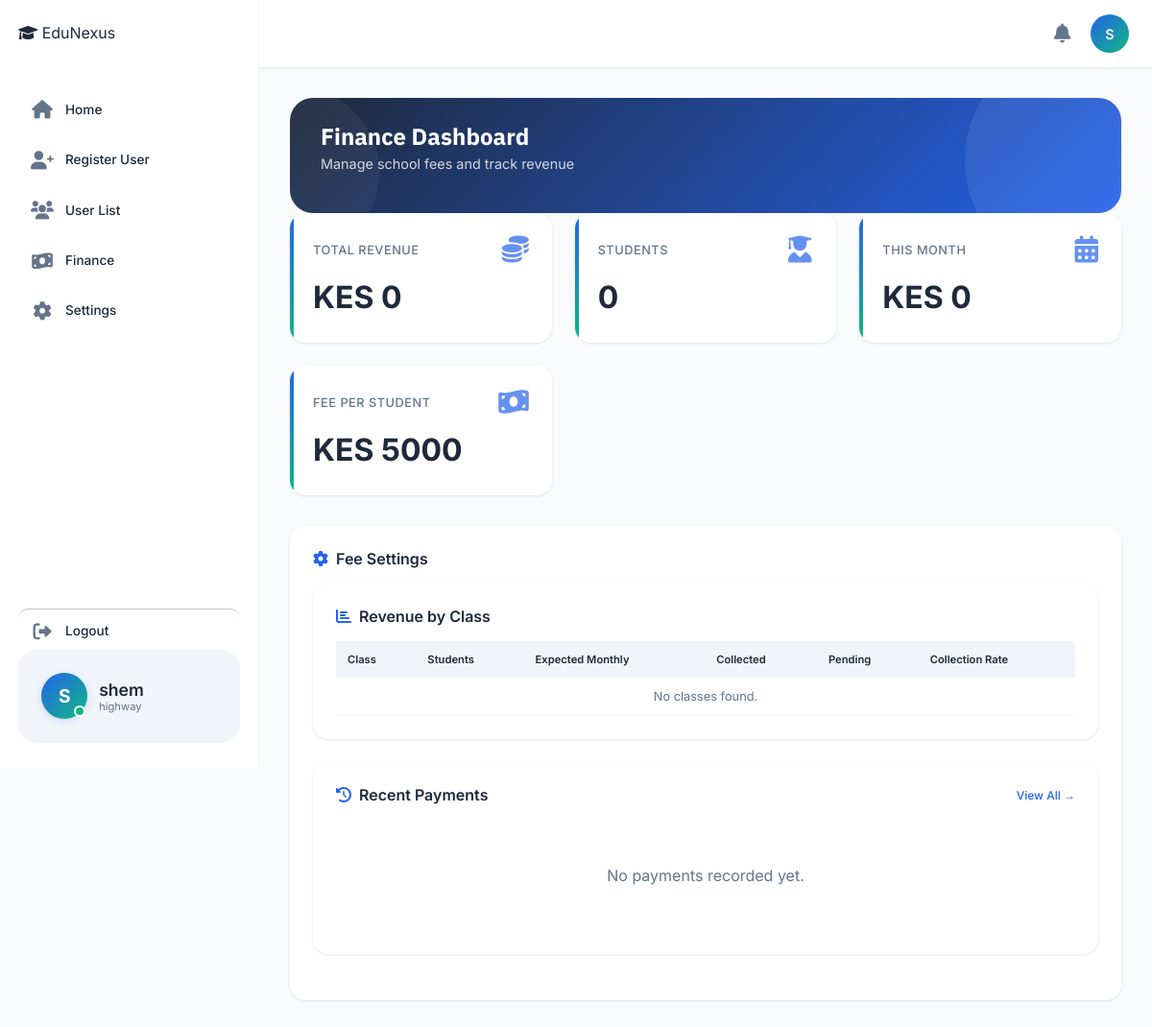
The app's page /finance-dashboard/ (signed in) with its own data.
### accounts/models.py (models this page shows, shortened)
class User(AbstractUser):
    ROLE_CHOICES = (
        ('SUPER_ADMIN', 'super_Admin'),
        ('ADMIN', 'admin'),
        ('HEAD_TEACHER', 'Head Teacher'),
        ('BURSAR','Bursar'),
        ('SECRETARY', 'Secretary'),
        ('TEACHER', 'teacher'),
        ('STUDENT', 'student'),
        ('PARENT', 'parent')
    )
    objects = UserManager()
    login_id = models.CharField(max_length=100, unique=True, null=True, blank=True)
    admin_id = models.CharField(max_length=20, blank=True, null=True)
    role = models.CharField(max_length=20, choices=ROLE_CHOICES, default='STUDENT')
    is_approved = models.BooleanField(default=False)
    school = models.ForeignKey('School', on_delete=models.SET_NULL, null=True, blank=True, related_name='users')
    phone_number = models.CharField(max_length=15, unique=True, null=True, blank=True)
    id_number = models.CharField(max_length=20, blank=True, null=True)
    admission_number = models.CharField(max_length=20, blank=True, null=True)
    tsc_number = models.CharField(max_length=20, blank=True, null=True)
    is_first_login = models.BooleanField(default=True)

class School(models.Model):
    name = models.CharField(max_length=200)
    code = models.CharField(max_length=20, unique=True)
    email = models.EmailField()
    phone = models.CharField(max_length=15)
    address = models.TextField(blank=True, null=True)
    logo = models.ImageField(upload_to='school_logos/', blank=True, null=True)
    is_active = models.BooleanField(default=True)
    created_at = models.DateTimeField(auto_now_add=True)
    created_by = models.ForeignKey('User', on_delete=models.SET_NULL, null=True, blank=True, related_name='created_schools')
    class Meta:
        ordering = ['name']

### finance/views.py (the view, shortened to what this page needs)
# urls.py: path('finance-dashboard/', views.finance_dashboard, name='finance_dashboard'),
@login_required
def finance_dashboard(request):
    user = request.user
    if user.role == 'SUPER_ADMIN':
        from accounts.models import School, SubscriptionPayment
        from students.models import Students
        from academic.models import Teacher
        from django.db.models import Sum
        schools = School.objects.all()
        school_data = []
        total_revenue = 0
        pending_payments = []
        overdue_schools = 0
        for school in schools:
            revenue = SubscriptionPayment.objects.filter(
                school=school,
                status='COMPLETED'
            ).aggregate(total=Sum('amount'))['total'] or 0
            total_revenue += revenue
            student_count = Students.objects.filter(school=school).count()
            school_data.append({
                'name': school.name,
                'id': school.id,
                'student_count': student_count,
                'revenue': revenue,
                'subscription': school.subscription,
            })
            if school.subscription.status == 'OVERDUE':
                overdue_schools += 1
        pending_payments = SubscriptionPayment.objects.filter(
            status='PENDING'
        ).select_related('school', 'subscription')
        context = {
            'total_revenue': total_revenue,
            'active_schools': School.objects.filter(is_active=True).count(),
            'pending_payments': pending_payments.count(),
            'overdue_schools': overdue_schools,
            'schools': school_data,
            'pending_payment_list': pending_payments,
        }
        return render(request, 'finance/finance_dashboard.html', context)
    elif user.role == 'ADMIN':
        from students.models import Students
        from academic.models import Classroom
        from finance.models import Payement
        from django.db.models import Sum
        from django.utils import timezone
        school = user.school
        total_revenue = Payement.objects.filter(
            school=school
        ).aggregate(total=Sum('amount_paid'))['total'] or 0
        today = timezone.now()
        start_of_month = today.replace(day=1, hour=0, minute=0, second=0, microsecond=0)
        monthly_revenue = Payement.objects.filter(
            school=school,
            date_paid__gte=start_of_month
        ).aggregate(total=Sum('amount_paid'))['total'] or 0
        total_students = Students.objects.filter(school=school).count()
        fee_per_student = getattr(school, 'fee_per_student', 5000)
        classrooms = Classroom.objects.filter(school=school)
        class_revenue = []
        recent_payments = Payement.objects.filter(
            school=school
        ).order_by('-date_paid')[:5]
        context = {
            'total_revenue': total_revenue,
            'total_students': total_students,
            'monthly_revenue': monthly_revenue,
            'fee_per_student': fee_per_student,
            'class_revenue': class_revenue,
            'recent_payments': recent_payments,
        }
        return render(request, 'finance/finance_dashboard.html', context)
    else:
        messages.error(request, "You don't have permission to view this page.")
        return redirect('dashboard')

### finance/models.py (called while the page is built, shortened)
    def can_access_system(self):
        if self.status == 'ACTIVE':
            return True

### finance/templates/finance/finance_dashboard.html (shortened to what this page needs)
{% extends 'base.html' %}
{% load static %}
{% block content %}
<div class="dashboard-header">
    <h1>Finance Dashboard</h1>
    <p>
        {% if user.role == 'SUPER_ADMIN' %}
            Overview of all school subscription revenue
        {% else %}
            Manage school fees and track revenue
        {% endif %}
    </p>
</div>
<div class="stats-grid">
    {% if user.role == 'SUPER_ADMIN' %}
        <div class="stat-card">
            <div class="stat-header">
                <span>Total Revenue</span>
                <i class="fas fa-coins"></i>
            </div>
            <div class="stat-number">KES {{ total_revenue|floatformat:0|default:"0" }}</div>
        </div>
        <div class="stat-card">
            <div class="stat-header">
                <span>Active Schools</span>
                <i class="fas fa-school"></i>
            </div>
            <div class="stat-number">{{ active_schools|default:"0" }}</div>
        </div>
        <div class="stat-card">
            <div class="stat-header">
                <span>Pending Payments</span>
                <i class="fas fa-clock"></i>
            </div>
            <div class="stat-number">{{ pending_payments|default:"0" }}</div>
        </div>
        <div class="stat-card">
            <div class="stat-header">
                <span>Overdue</span>
                <i class="fas fa-exclamation-triangle"></i>
            </div>
            <div class="stat-number">{{ overdue_schools|default:"0" }}</div>
        </div>
    {% else %}
        <div class="stat-card">
            <div class="stat-header">
                <span>Total Revenue</span>
                <i class="fas fa-coins"></i>
            </div>
            <div class="stat-number">KES {{ total_revenue|floatformat:0|default:"0" }}</div>
        </div>
        <div class="stat-card">
            <div class="stat-header">
                <span>Students</span>
                <i class="fas fa-user-graduate"></i>
            </div>
            <div class="stat-number">{{ total_students|default:"0" }}</div>
        </div>
        <div class="stat-card">
            <div class="stat-header">
                <span>This Month</span>
                <i class="fas fa-calendar-alt"></i>
            </div>
            <div class="stat-number">KES {{ monthly_revenue|floatformat:0|default:"0" }}</div>
        </div>
        <div class="stat-card">
            <div class="stat-header">
                <span>Fee Per Student</span>
                <i class="fas fa-money-bill-wave"></i>
            </div>
            <div class="stat-number">KES {{ fee_per_student|floatformat:0|default:"0" }}</div>
        </div>
    {% endif %}
</div>
{% if user.role == 'SUPER_ADMIN' %}
<div class="card">
    <div class="card-header">
        <h3><i class="fas fa-chart-bar"></i> Revenue by School</h3>
    </div>
    <div class="table-responsive">
        <table class="data-table">
            <thead>
                <tr>
                    <th>School Name</th>
                    <th>Students</th>
                    <th>Subscription Plan</th>
                    <th>Total Revenue</th>
                    <th>Status</th>
                    <th>Action</th>
                </tr>
            </thead>
            <tbody>
                {% for school in schools %}
                <tr>
                    <td><strong>{{ school.name }}</strong></td>
                    <td>{{ school.student_count|default:"0" }}</td>
                    <td>{{ school.subscription.billing_cycle|title }}</td>
                    <td><strong>KES {{ school.revenue|floatformat:0|default:"0" }}</strong></td>
                    <td>
                        {% if school.subscription.status == 'ACTIVE' %}
                            <span class="status-badge status-success">✅ Active</span>
                        {% elif school.subscription.status == 'PENDING' %}
                            <span class="status-badge status-warning">⏳ Pending</span>
                        {% else %}
                            <span class="status-badge status-danger">❌ {{ school.subscription.status|title }}</span>
                        {% endif %}
                    </td>
                    <td>
                        <a href="{% url 'super_admin_school_detail' school.id %}" class="btn-view">View</a>
                    </td>
                </tr>
                {% empty %}
                <tr><td colspan="6" class="empty-state">No schools found.</td></tr>
                {% endfor %}
            </tbody>
        </table>
    </div>
</div>
{% else %}
<div class="card">
    <div class="card-header">
        <h3><i class="fas fa-cog"></i> Fee Settings</h3>
    </div>
<div class="card">
    <div class="card-header">
        <h3><i class="fas fa-chart-bar"></i> Revenue by Class</h3>
    </div>
    <div class="table-responsive">
        <table class="data-table">
            <thead>
                <tr>
                    <th>Class</th>
                    <th>Students</th>
                    <th>Expected Monthly</th>
                    <th>Collected</th>
                    <th>Pending</th>
                    <th>Collection Rate</th>
                </tr>
            </thead>
            <tbody>
                {% for class_data in class_revenue %}
                <tr>
                    <td><strong>{{ class_data.classroom.name }}</strong></td>
                    <td>{{ class_data.student_count }}</td>
                    <td>KES {{ class_data.expected|floatformat:0 }}</td>
                    <td><strong>KES {{ class_data.collected|floatformat:0 }}</strong></td>
                    <td>KES {{ class_data.pending|floatformat:0 }}</td>
                    <td>
                        <div class="progress-bar" style="width: 100px; display: inline-block;">
                            <div class="progress-fill" style="width: {{ class_data.percentage }}%;"></div>
                        </div>
                        <span style="font-size: 0.7rem; margin-left: 0.5rem;">{{ class_data.percentage }}%</span>
                    </td>
                </tr>
                {% empty %}
                <tr><td colspan="6" class="empty-state">No classes found.</td></tr>
                {% endfor %}
            </tbody>
        </table>
    </div>
</div>
<div class="card">
    <div class="card-header">
        <h3><i class="fas fa-history"></i> Recent Payments</h3>
        <a href="{% url 'payement_detail' %}" class="view-all">View All →</a>
    </div>
    <div class="student-list">
        {% for payment in recent_payments %}
        <div class="student-item">
            <div class="student-info">
                <h4>{{ payment.student.first_name }} {{ payment.student.last_name }}</h4>
                <p>{{ payment.reference }} • {{ payment.date_paid|date:"d M Y" }}</p>
            </div>
            <div class="student-score">
                <div class="score">KES {{ payment.amount_paid|floatformat:0 }}</div>
            </div>
        </div>
        {% empty %}
        <p class="empty-message">No payments recorded yet.</p>
        {% endfor %}
    </div>
</div>
{% endif %}
{% endblock %}

### templates/base.html (shortened to what this page needs)
{% load static %}
{% load pwa %}
<!DOCTYPE html>
<html lang="en">
<head>
    <link rel="stylesheet" href="{% static 'css/style.css' %}">
    <link rel="stylesheet" href="https://cdnjs.cloudflare.com/ajax/libs/font-awesome/6.0.0-beta3/css/all.min.css">
</head>
<body>
    <nav class="top-nav">
        <div class="nav-left">
            <div class="logo-small">
            </div>
        </div>
        <div class="nav-right">
            <div class="notification-badge" id="notificationBell">
                <i class="fas fa-bell"></i>
            </div>
            <div class="profile-icon" id="profileIconBtn">
                <a href="{% url 'profile' %}" class="profile-icon" id="profileIconBtn" style="text-decoration: none;">
                <div class="avatar-circle">
                    {{ request.user.first_name|first|default:request.user.username|first|upper }}
                </div>
            </a>
            </div>
        </div>
    </nav>
<aside class="sidebar" id="sidebar">
    <div class="sidebar-header">
        <div class="logo">
            <i class="fas fa-graduation-cap"></i>
            <span>EduNexus</span>
        </div>
    </div>
    <nav class="sidebar-nav">
        <ul class="sidebar-menu">
            <li class="menu-item {% if request.resolver_match.url_name == 'dashboard' %}active{% endif %}"
                data-url="{% url 'dashboard' %}">
                <i class="fas fa-home"></i>
                <span>Home</span>
            </li>
            {% if request.user.role == 'ADMIN' %}
                <li class="menu-item" data-url="{% url 'register_page' %}">
                    <i class="fas fa-user-plus"></i>
                    <span>Register User</span>
                </li>
                <li class="menu-item" data-url="{% url 'user_list' %}">
                    <i class="fas fa-users"></i>
                    <span>User List</span>
                </li>
                <li class="menu-item" data-url="{% url 'payement_detail' %}">
                    <i class="fas fa-money-bill-wave"></i>
                    <span>Finance</span>
                </li>
            {% endif %}
            <li class="menu-item" data-url="{% url 'profile' %}">
                <i class="fas fa-cog"></i>
                <span>Settings</span>
            </li>
            <li class="menu-item" id="logoutBtn">
                <i class="fas fa-sign-out-alt"></i>
                <span>Logout</span>
            </li>
        </ul>
    </nav>
    <div class="sidebar-user">
        <div class="sidebar-avatar">
            <div class="avatar-large">
                {{ request.user.first_name|first|default:request.user.username|first|upper }}
            </div>
            <span class="online-dot"></span>
        </div>
        <div class="sidebar-user-info">
            <div class="user-name">{{ request.user.first_name|default:request.user.username }}</div>
            <div class="user-email">
                {% if request.user.role == 'SUPER_ADMIN' %}
                    Super Admin
                {% elif request.user.school %}
                    {{ request.user.school.name }}
                {% else %}
                    {{ request.user.get_role_display }}
                {% endif %}
            </div>
        </div>
    </div>
</aside>
    <main class="main-content">
        {% block content %}
        {% endblock %}
    </main>
</body>
</html>

### records on screen
User: user.first_name|first "S", user.first_name "shem", user.school.name "highway"

### other values on screen
{{ total_revenue|floatformat:0|default:"0" }} "0"
{{ total_students|default:"0" }} "0"
{{ monthly_revenue|floatformat:0|default:"0" }} "0"
{{ fee_per_student|floatformat:0|default:"0" }} "5000"
